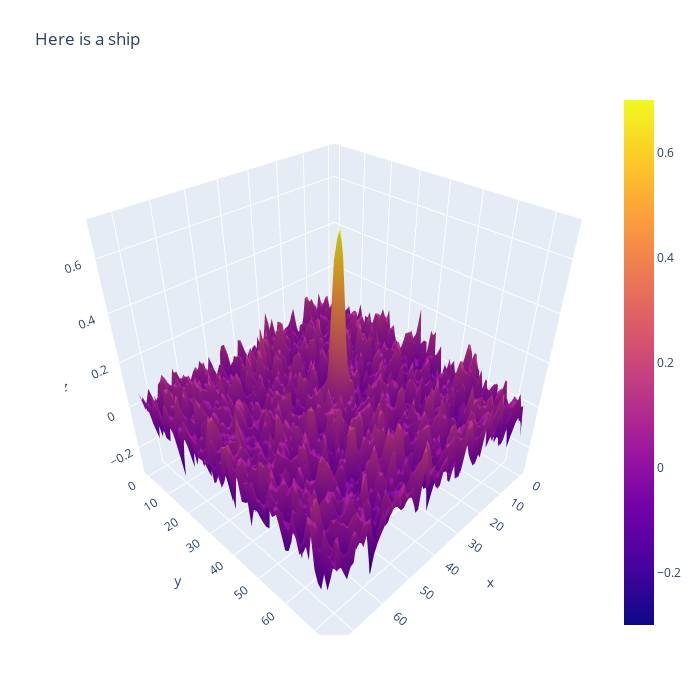

The code cell stored with this chart in its notebook:
### Code cell
#Take a look at a iceberg
import plotly.offline as py
import plotly.graph_objs as go
py.init_notebook_mode(connected=True)
def plotmy3d(c, name):

    data = [
        go.Surface(
            z=c
        )
    ]
    layout = go.Layout(
        title=name,
        autosize=False,
        width=700,
        height=700,
        margin=dict(
            l=65,
            r=50,
            b=65,
            t=90
        )
    )
    fig = go.Figure(data=data, layout=layout)
    py.iplot(fig)
plotmy3d(X_train[9,:,:,2], 'Here is a ship')

### Figure 1 — Plotly figure (JSON) as saved in the notebook; plotly's stock layout.template omitted (floating-point values rounded to 4 significant figures; data arrays with more than 128 entries replaced by an {"elided": "..."} marker saying what was removed)
{"data": [{"type": "surface", "z": {"elided": "75x75 float values"}}], "layout": {"autosize": false, "height": 700, "margin": {"b": 65, "l": 65, "r": 50, "t": 90}, "title": {"text": "Here is a ship"}, "width": 700}}
